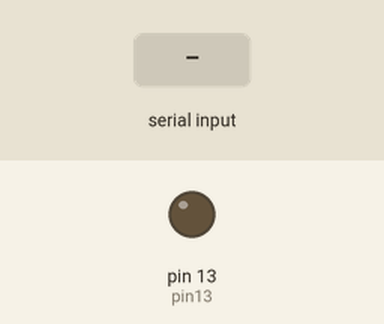
Bench run of a sketch on a simulated Arduino Uno, built with avr-gcc and run on an emulated ATmega328P. On the bench: output pins drawn as LEDs (lit = HIGH). Inputs (shaded band) come from the test bench.

Above: at 1.2 s.
1.3 s: "u" received over Serial
At 2.5 s:
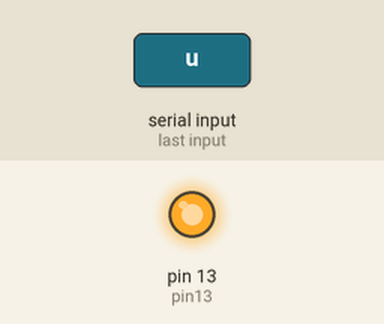
2.8 s: "d" received over Serial
At 3.9 s:
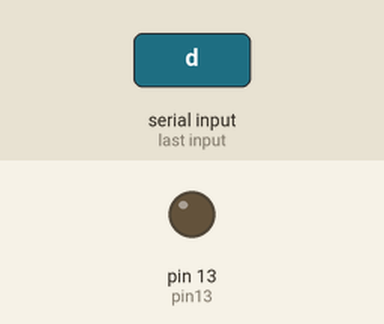
Timing chart, 0 to 5.8 s (numbered marks = the images above; inputs shaded):
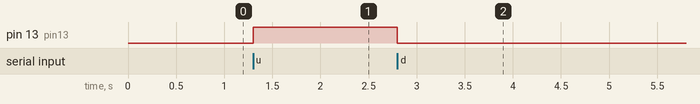

The sketch:

prueba_ttl.ino
```cpp
const int pin13 = 13;

void setup() {
    pinMode(pin13, OUTPUT);
    digitalWrite(pin13, LOW);
    Serial.begin(9600); // Configura la velocidad de comunicación serial
}

void loop() {
    if (Serial.available() > 0) { // Si hay datos en el puerto serial
        char command = Serial.read(); // Lee el comando
        if (command == 'u') { // Comando 'u' para tecla arriba
            digitalWrite(pin13, HIGH); // Activa el pin 13
        } else if (command == 'd') { // Comando 'd' para tecla abajo
            digitalWrite(pin13, LOW); // Apaga el pin 13
        }
    }
}
```

Measured:
- after the input at 1.3 s, pin 13 (pin13): LOW → HIGH at once
- after the input at 2.8 s, pin 13 (pin13): HIGH → LOW at once
